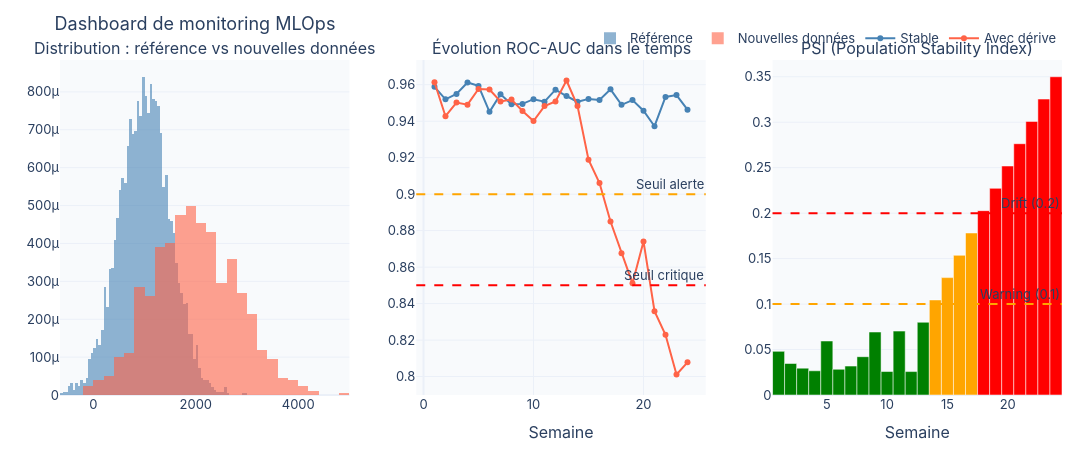
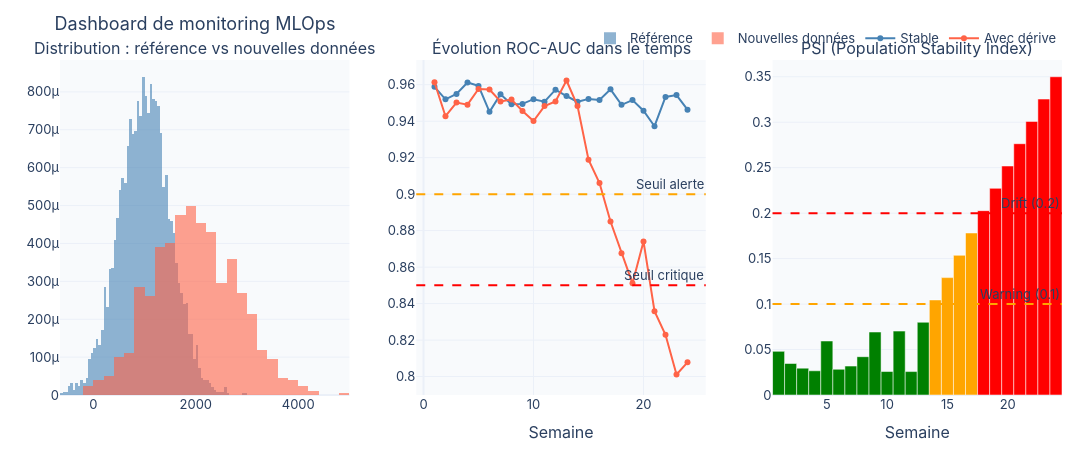

Source (notebook cell) for these figures, in order:
### Code cell
import plotly.graph_objects as go
from plotly.subplots import make_subplots
import importlib
import src.utils as _utils
importlib.reload(_utils)
from src.utils import COLORS, show_figure  # sys.path configuré en cellule 2

weeks = list(range(1, 25))
np.random.seed(0)
perf_stable = 0.95 + np.random.normal(0, 0.005, 24)
perf_drift = np.concatenate([0.95 + np.random.normal(0, 0.005, 12),
                               np.linspace(0.95, 0.80, 12) + np.random.normal(0, 0.01, 12)])
psi_values = np.concatenate([np.random.uniform(0.02, 0.08, 12), np.linspace(0.08, 0.35, 12)])
psi_colors = ['green' if p < 0.1 else 'orange' if p < 0.2 else 'red' for p in psi_values]

fig = make_subplots(
    rows=1, cols=3,
    subplot_titles=['Distribution : référence vs nouvelles données',
                    'Évolution ROC-AUC dans le temps', 'PSI (Population Stability Index)'],
)

fig.add_trace(go.Histogram(x=ref, name='Référence', opacity=0.6, marker_color=COLORS['primary'], histnorm='probability density'), row=1, col=1)
fig.add_trace(go.Histogram(x=new_drift, name='Nouvelles données', opacity=0.6, marker_color=COLORS['secondary'], histnorm='probability density'), row=1, col=1)
fig.add_trace(go.Scatter(x=weeks, y=perf_stable, mode='lines+markers', name='Stable', line_color=COLORS['primary']), row=1, col=2)
fig.add_trace(go.Scatter(x=weeks, y=perf_drift, mode='lines+markers', name='Avec dérive', line_color=COLORS['secondary']), row=1, col=2)
fig.add_hline(y=0.90, line_dash='dash', line_color='orange', annotation_text='Seuil alerte', row=1, col=2)
fig.add_hline(y=0.85, line_dash='dash', line_color='red', annotation_text='Seuil critique', row=1, col=2)
fig.add_trace(go.Bar(x=weeks, y=psi_values, marker_color=psi_colors, showlegend=False), row=1, col=3)
fig.add_hline(y=0.1, line_dash='dash', line_color='orange', annotation_text='Warning (0.1)', row=1, col=3)
fig.add_hline(y=0.2, line_dash='dash', line_color='red', annotation_text='Drift (0.2)', row=1, col=3)

fig.update_layout(title='Dashboard de monitoring MLOps', barmode='overlay', height=450, width=1300)
fig.update_xaxes(title_text='Semaine', row=1, col=2)
fig.update_xaxes(title_text='Semaine', row=1, col=3)
show_figure(fig, '../reports/figures/mlops_monitoring.png', width=1300, height=450)

### Figure 1 — Plotly figure (JSON) as saved in the notebook; plotly's stock layout.template omitted (floating-point values rounded to 4 significant figures; data arrays with more than 128 entries replaced by an {"elided": "..."} marker saying what was removed)
{"data": [{"histnorm": "probability density", "marker": {"color": "#4682B4"}, "name": "Référence", "opacity": 0.6, "type": "histogram", "x": {"elided": "5000 float values"}, "xaxis": "x", "yaxis": "y"}, {"histnorm": "probability density", "marker": {"color": "#FF6347"}, "name": "Nouvelles données", "opacity": 0.6, "type": "histogram", "x": {"elided": "1000 float values"}, "xaxis": "x", "yaxis": "y"}, {"line": {"color": "#4682B4"}, "mode": "lines+markers", "name": "Stable", "type": "scatter", "x": [1, 2, 3, 4, 5, 6, 7, 8, 9, 10, 11, 12, 13, 14, 15, 16, 17, 18, 19, 20, 21, 22, 23, 24], "xaxis": "x2", "y": [0.9588, 0.952, 0.9549, 0.9612, 0.9593, 0.9451, 0.9548, 0.9492, 0.9495, 0.9521, 0.9507, 0.9573, 0.9538, 0.9506, 0.9522, 0.9517, 0.9575, 0.949, 0.9516, 0.9457, 0.9372, 0.9533, 0.9543, 0.9463], "yaxis": "y2"}, {"line": {"color": "#FF6347"}, "mode": "lines+markers", "name": "Avec dérive", "type": "scatter", "x": [1, 2, 3, 4, 5, 6, 7, 8, 9, 10, 11, 12, 13, 14, 15, 16, 17, 18, 19, 20, 21, 22, 23, 24], "xaxis": "x2", "y": [0.9613, 0.9427, 0.9502, 0.9491, 0.9577, 0.9573, 0.9508, 0.9519, 0.9456, 0.9401, 0.9483, 0.9508, 0.9623, 0.9484, 0.9189, 0.9061, 0.885, 0.8676, 0.8511, 0.8741, 0.8358, 0.8229, 0.8011, 0.8078], "yaxis": "y2"}, {"marker": {"color": ["green", "green", "green", "green", "green", "green", "green", "green", "green", "green", "green", "green", "green", "orange", "orange", "orange", "orange", "red", "red", "red", "red", "red", "red", "red"]}, "showlegend": false, "type": "bar", "x": [1, 2, 3, 4, 5, 6, 7, 8, 9, 10, 11, 12, 13, 14, 15, 16, 17, 18, 19, 20, 21, 22, 23, 24], "xaxis": "x3", "y": [0.04798, 0.03467, 0.02954, 0.02662, 0.05938, 0.02829, 0.03179, 0.04212, 0.06926, 0.02583, 0.07028, 0.02577, 0.08, 0.1045, 0.1291, 0.1536, 0.1782, 0.2027, 0.2273, 0.2518, 0.2764, 0.3009, 0.3255, 0.35], "yaxis": "y3"}], "layout": {"annotations": [{"font": {"size": 16}, "showarrow": false, "text": "Distribution : référence vs nouvelles données", "x": 0.1444, "xanchor": "center", "xref": "paper", "y": 1, "yanchor": "bottom", "yref": "paper"}, {"font": {"size": 16}, "showarrow": false, "text": "Évolution ROC-AUC dans le temps", "x": 0.5, "xanchor": "center", "xref": "paper", "y": 1, "yanchor": "bottom", "yref": "paper"}, {"font": {"size": 16}, "showarrow": false, "text": "PSI (Population Stability Index)", "x": 0.8556, "xanchor": "center", "xref": "paper", "y": 1, "yanchor": "bottom", "yref": "paper"}, {"showarrow": false, "text": "Seuil alerte", "x": 1, "xanchor": "right", "xref": "x2 domain", "y": 0.9, "yanchor": "bottom", "yref": "y2"}, {"showarrow": false, "text": "Seuil critique", "x": 1, "xanchor": "right", "xref": "x2 domain", "y": 0.85, "yanchor": "bottom", "yref": "y2"}, {"showarrow": false, "text": "Warning (0.1)", "x": 1, "xanchor": "right", "xref": "x3 domain", "y": 0.1, "yanchor": "bottom", "yref": "y3"}, {"showarrow": false, "text": "Drift (0.2)", "x": 1, "xanchor": "right", "xref": "x3 domain", "y": 0.2, "yanchor": "bottom", "yref": "y3"}], "barmode": "overlay", "colorway": ["#4682B4", "#FF6347", "#FF7F50", "#708090"], "font": {"family": "-apple-system, BlinkMacSystemFont, Segoe UI, Roboto, sans-serif", "size": 13}, "height": 450, "legend": {"orientation": "h", "x": 1, "xanchor": "right", "y": 1.02, "yanchor": "bottom"}, "margin": {"b": 50, "l": 60, "r": 30, "t": 60}, "paper_bgcolor": "#FFFFFF", "plot_bgcolor": "#F8FAFC", "shapes": [{"line": {"color": "orange", "dash": "dash"}, "type": "line", "x0": 0, "x1": 1, "xref": "x2 domain", "y0": 0.9, "y1": 0.9, "yref": "y2"}, {"line": {"color": "red", "dash": "dash"}, "type": "line", "x0": 0, "x1": 1, "xref": "x2 domain", "y0": 0.85, "y1": 0.85, "yref": "y2"}, {"line": {"color": "orange", "dash": "dash"}, "type": "line", "x0": 0, "x1": 1, "xref": "x3 domain", "y0": 0.1, "y1": 0.1, "yref": "y3"}, {"line": {"color": "red", "dash": "dash"}, "type": "line", "x0": 0, "x1": 1, "xref": "x3 domain", "y0": 0.2, "y1": 0.2, "yref": "y3"}], "title": {"text": "Dashboard de monitoring MLOps"}, "width": 1300, "xaxis": {"anchor": "y", "domain": [0, 0.2889]}, "xaxis2": {"anchor": "y2", "domain": [0.3556, 0.6444], "title": {"text": "Semaine"}}, "xaxis3": {"anchor": "y3", "domain": [0.7111, 1], "title": {"text": "Semaine"}}, "yaxis": {"anchor": "x", "domain": [0, 1]}, "yaxis2": {"anchor": "x2", "domain": [0, 1]}, "yaxis3": {"anchor": "x3", "domain": [0, 1]}}}

### Figure 2 — Plotly figure (JSON) as saved in the notebook; plotly's stock layout.template omitted (floating-point values rounded to 4 significant figures; data arrays with more than 128 entries replaced by an {"elided": "..."} marker saying what was removed)
{"data": [{"histnorm": "probability density", "marker": {"color": "#4682B4"}, "name": "Référence", "opacity": 0.6, "type": "histogram", "x": {"elided": "5000 float values"}, "xaxis": "x", "yaxis": "y"}, {"histnorm": "probability density", "marker": {"color": "#FF6347"}, "name": "Nouvelles données", "opacity": 0.6, "type": "histogram", "x": {"elided": "1000 float values"}, "xaxis": "x", "yaxis": "y"}, {"line": {"color": "#4682B4"}, "mode": "lines+markers", "name": "Stable", "type": "scatter", "x": [1, 2, 3, 4, 5, 6, 7, 8, 9, 10, 11, 12, 13, 14, 15, 16, 17, 18, 19, 20, 21, 22, 23, 24], "xaxis": "x2", "y": [0.9588, 0.952, 0.9549, 0.9612, 0.9593, 0.9451, 0.9548, 0.9492, 0.9495, 0.9521, 0.9507, 0.9573, 0.9538, 0.9506, 0.9522, 0.9517, 0.9575, 0.949, 0.9516, 0.9457, 0.9372, 0.9533, 0.9543, 0.9463], "yaxis": "y2"}, {"line": {"color": "#FF6347"}, "mode": "lines+markers", "name": "Avec dérive", "type": "scatter", "x": [1, 2, 3, 4, 5, 6, 7, 8, 9, 10, 11, 12, 13, 14, 15, 16, 17, 18, 19, 20, 21, 22, 23, 24], "xaxis": "x2", "y": [0.9613, 0.9427, 0.9502, 0.9491, 0.9577, 0.9573, 0.9508, 0.9519, 0.9456, 0.9401, 0.9483, 0.9508, 0.9623, 0.9484, 0.9189, 0.9061, 0.885, 0.8676, 0.8511, 0.8741, 0.8358, 0.8229, 0.8011, 0.8078], "yaxis": "y2"}, {"marker": {"color": ["green", "green", "green", "green", "green", "green", "green", "green", "green", "green", "green", "green", "green", "orange", "orange", "orange", "orange", "red", "red", "red", "red", "red", "red", "red"]}, "showlegend": false, "type": "bar", "x": [1, 2, 3, 4, 5, 6, 7, 8, 9, 10, 11, 12, 13, 14, 15, 16, 17, 18, 19, 20, 21, 22, 23, 24], "xaxis": "x3", "y": [0.04798, 0.03467, 0.02954, 0.02662, 0.05938, 0.02829, 0.03179, 0.04212, 0.06926, 0.02583, 0.07028, 0.02577, 0.08, 0.1045, 0.1291, 0.1536, 0.1782, 0.2027, 0.2273, 0.2518, 0.2764, 0.3009, 0.3255, 0.35], "yaxis": "y3"}], "layout": {"annotations": [{"font": {"size": 16}, "showarrow": false, "text": "Distribution : référence vs nouvelles données", "x": 0.1444, "xanchor": "center", "xref": "paper", "y": 1, "yanchor": "bottom", "yref": "paper"}, {"font": {"size": 16}, "showarrow": false, "text": "Évolution ROC-AUC dans le temps", "x": 0.5, "xanchor": "center", "xref": "paper", "y": 1, "yanchor": "bottom", "yref": "paper"}, {"font": {"size": 16}, "showarrow": false, "text": "PSI (Population Stability Index)", "x": 0.8556, "xanchor": "center", "xref": "paper", "y": 1, "yanchor": "bottom", "yref": "paper"}, {"showarrow": false, "text": "Seuil alerte", "x": 1, "xanchor": "right", "xref": "x2 domain", "y": 0.9, "yanchor": "bottom", "yref": "y2"}, {"showarrow": false, "text": "Seuil critique", "x": 1, "xanchor": "right", "xref": "x2 domain", "y": 0.85, "yanchor": "bottom", "yref": "y2"}, {"showarrow": false, "text": "Warning (0.1)", "x": 1, "xanchor": "right", "xref": "x3 domain", "y": 0.1, "yanchor": "bottom", "yref": "y3"}, {"showarrow": false, "text": "Drift (0.2)", "x": 1, "xanchor": "right", "xref": "x3 domain", "y": 0.2, "yanchor": "bottom", "yref": "y3"}], "barmode": "overlay", "colorway": ["#4682B4", "#FF6347", "#FF7F50", "#708090"], "font": {"family": "-apple-system, BlinkMacSystemFont, Segoe UI, Roboto, sans-serif", "size": 13}, "height": 450, "legend": {"orientation": "h", "x": 1, "xanchor": "right", "y": 1.02, "yanchor": "bottom"}, "margin": {"b": 50, "l": 60, "r": 30, "t": 60}, "paper_bgcolor": "#FFFFFF", "plot_bgcolor": "#F8FAFC", "shapes": [{"line": {"color": "orange", "dash": "dash"}, "type": "line", "x0": 0, "x1": 1, "xref": "x2 domain", "y0": 0.9, "y1": 0.9, "yref": "y2"}, {"line": {"color": "red", "dash": "dash"}, "type": "line", "x0": 0, "x1": 1, "xref": "x2 domain", "y0": 0.85, "y1": 0.85, "yref": "y2"}, {"line": {"color": "orange", "dash": "dash"}, "type": "line", "x0": 0, "x1": 1, "xref": "x3 domain", "y0": 0.1, "y1": 0.1, "yref": "y3"}, {"line": {"color": "red", "dash": "dash"}, "type": "line", "x0": 0, "x1": 1, "xref": "x3 domain", "y0": 0.2, "y1": 0.2, "yref": "y3"}], "title": {"text": "Dashboard de monitoring MLOps"}, "width": 1300, "xaxis": {"anchor": "y", "domain": [0, 0.2889]}, "xaxis2": {"anchor": "y2", "domain": [0.3556, 0.6444], "title": {"text": "Semaine"}}, "xaxis3": {"anchor": "y3", "domain": [0.7111, 1], "title": {"text": "Semaine"}}, "yaxis": {"anchor": "x", "domain": [0, 1]}, "yaxis2": {"anchor": "x2", "domain": [0, 1]}, "yaxis3": {"anchor": "x3", "domain": [0, 1]}}}
